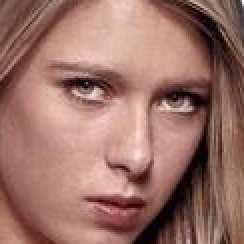
#> input picture model/dataset/cropped/maria_sharapova/maria_sharapova1.png, 122 x 122 px (shown 2 times larger)
$ python train.py
#> lines starting #> are read from the running program, lines starting #| are printed output that depends on the picture
import os
import cv2
import json
import pywt
import shutil
import joblib
import numpy as np
import pandas as pd

from sklearn.svm import SVC
from sklearn.ensemble import RandomForestClassifier
from sklearn.linear_model import LogisticRegression
from sklearn.preprocessing import StandardScaler
from sklearn.pipeline import make_pipeline
from sklearn.model_selection import train_test_split, GridSearchCV

face_cascade = cv2.CascadeClassifier('model/open_cv/haarcascades/haarcascade_frontalface_default.xml')
eye_cascade = cv2.CascadeClassifier('model/open_cv/haarcascades/haarcascade_eye.xml')

def get_cropped_image_if_2_eyes(image_path):
    img = cv2.imread(image_path)
    if img is None:
        return None

    gray = cv2.cvtColor(img, cv2.COLOR_BGR2GRAY)
    faces = face_cascade.detectMultiScale(gray, 1.3, 5)

    for (x, y, w, h) in faces:
        roi_gray = gray[y:y+h, x:x+w]
        roi_color = img[y:y+h, x:x+w]
        eyes = eye_cascade.detectMultiScale(roi_gray)
        if len(eyes) >= 2:
            return roi_color
    return None

def w2d(img, mode='haar', level=1):
    imArray = img
    imArray = cv2.cvtColor(imArray, cv2.COLOR_RGB2GRAY)
    imArray = np.float32(imArray)
    imArray /= 255
    coeffs = pywt.wavedec2(imArray, mode, level=level)
    coeffs_H = list(coeffs)
    coeffs_H[0] *= 0
    imArray_H = pywt.waverec2(coeffs_H, mode)
    imArray_H *= 255
    imArray_H = np.uint8(imArray_H)
    return imArray_H

if __name__ == '__main__':

    path_to_data = "./model/dataset/"
    path_to_cr_data = "./model/dataset/cropped/"

    img_dirs = []
    for entry in os.scandir(path_to_data):
        if entry.is_dir():
            img_dirs.append(entry.path)

    cropped_image_dirs = []
    celebrity_file_names_dict = {}

    if os.path.exists(path_to_cr_data) and len(os.listdir(path_to_cr_data)) > 0:
        print("Cropped directory already exists! Skipping cropping phase and loading cleaned images...")
        for entry in os.scandir(path_to_cr_data):
            if entry.is_dir():
                celebrity_name = entry.path.split('/')[-1]
                celebrity_file_names_dict[celebrity_name] = []
                for file in os.scandir(entry.path):
                    celebrity_file_names_dict[celebrity_name].append(file.path)
#> pass 2 of the loop `for entry in os.scandir(path_to_cr_data):`:
    else:
        print("Detecting and cropping faces...")
        if os.path.exists(path_to_cr_data):
            shutil.rmtree(path_to_cr_data)
        os.mkdir(path_to_cr_data)

        for img_dir in img_dirs:
            count = 1
            celebrity_name = img_dir.split('/')[-1]
            celebrity_file_names_dict[celebrity_name] = []
            print(f"Processing: {celebrity_name}")

            for entry in os.scandir(img_dir):
                roi_color = get_cropped_image_if_2_eyes(entry.path)
                if roi_color is not None:
                    cropped_folder = path_to_cr_data + celebrity_name
                    if not os.path.exists(cropped_folder):
                        os.makedirs(cropped_folder)
                        cropped_image_dirs.append(cropped_folder)

                    cropped_file_name = celebrity_name + str(count) + ".png"
                    cropped_file_path = cropped_folder + "/" + cropped_file_name
                    cv2.imwrite(cropped_file_path, roi_color)

                    celebrity_file_names_dict[celebrity_name].append(cropped_file_path)
                    count += 1

    print("Performing wavelet transform and preparing X, y arrays...")
    class_dict = {}
    count = 0
    for celebrity_name in celebrity_file_names_dict.keys():
        class_dict[celebrity_name] = count
        count += 1

    X = []
    y = []

    for celebrity_name, training_files in celebrity_file_names_dict.items():
        for training_image in training_files:
            img = cv2.imread(training_image)
#> img is the input picture: shape (122, 122, 3); mean B, G, R 103.2, 113.7, 155.7
            if img is None:
                continue

            scalled_raw_img = cv2.resize(img, (32, 32))
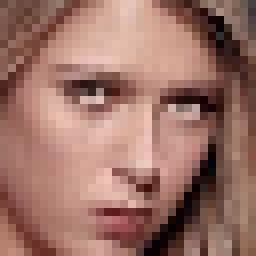
#> scalled_raw_img: shape (32, 32, 3) (shown 8 times larger); mean B, G, R 103.4, 113.9, 156
            img_har = w2d(scalled_raw_img, 'db1', 5)
#> in w2d, `imArray = cv2.cvtColor(imArray, cv2.COLOR_RGB2GRAY)`:
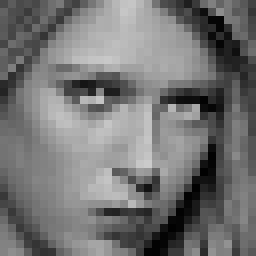
#> imArray: shape (32, 32) (shown 8 times larger); min 1, max 203, mean 115.5
#> in w2d, `coeffs = pywt.wavedec2(imArray, mode, level=level)`: coeffs = 6 items
#> in w2d, `imArray_H = pywt.waverec2(coeffs_H, mode)`:
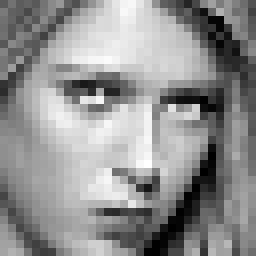
#> imArray_H: shape (32, 32) float32 (shown 8 times larger); min -0.449, max 0.343, mean -1.4e-09; drawn with min black and max white
#> in w2d, `imArray_H = np.uint8(imArray_H)`:
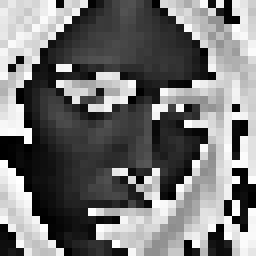
#> imArray_H: shape (32, 32) (shown 8 times larger); min 0, max 255, mean 116.2
            scalled_img_har = cv2.resize(img_har, (32, 32))

            combined_img = np.vstack((scalled_raw_img.reshape(32*32*3, 1), scalled_img_har.reshape(32*32, 1)))
#> combined_img = 4096 values, max 255 at index 3741, min 0 at index 1227, mean 122.4
            X.append(combined_img)
            y.append(class_dict[celebrity_name])
#> pass 2 of the loop `for celebrity_name, training_files in celebrity_file_names_dict.items():`:
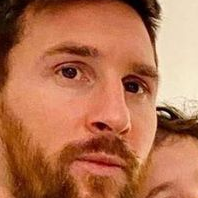
#> input picture model/dataset/cropped/lionel_messi/lionel_messi1.png, 198 x 198 px
#> img is the input picture: shape (198, 198, 3); mean B, G, R 80, 113.9, 181
#> in w2d (call 2), `imArray = cv2.cvtColor(imArray, cv2.COLOR_RGB2GRAY)`:
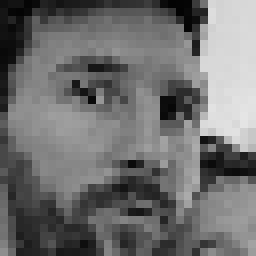
#> imArray: shape (32, 32) (shown 8 times larger); min 3, max 229, mean 110.9
#> in w2d (call 2), `imArray_H = np.uint8(imArray_H)`:
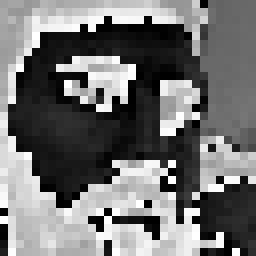
#> imArray_H: shape (32, 32) (shown 8 times larger); min 0, max 255, mean 113.9
#> combined_img = 4096 values, max 255 at index 3204, min 0 at index 69, mean 121.8

    X = np.array(X).reshape(len(X), 4096).astype(float)

    print("Training models...")
    X_train, X_test, y_train, y_test = train_test_split(X, y, random_state=0)
#> y_train = [0]; y_test = [1]

    model_params = {
        'svm': {
            'model': SVC(gamma='auto', probability=True),
            'params': {
                'svc__C': [1, 10, 100, 1000],
                'svc__kernel': ['rbf', 'linear']
            }
        },
        'random_forest': {
            'model': RandomForestClassifier(),
            'params': {
                'randomforestclassifier__n_estimators': [1, 5, 10]
            }
        },
        'logistic_regression': {
            'model': LogisticRegression(),
            'params': {
                'logisticregression__C': [1, 5, 10]
            }
        }
    }

    scores = []
    best_estimators = {}

    for algo, mp in model_params.items():
        pipe = make_pipeline(StandardScaler(), mp['model'])
        clf = GridSearchCV(pipe, mp['params'], cv=5, return_train_score=False)
#> (the run stopped early here; a loop or call above may not have finished)
